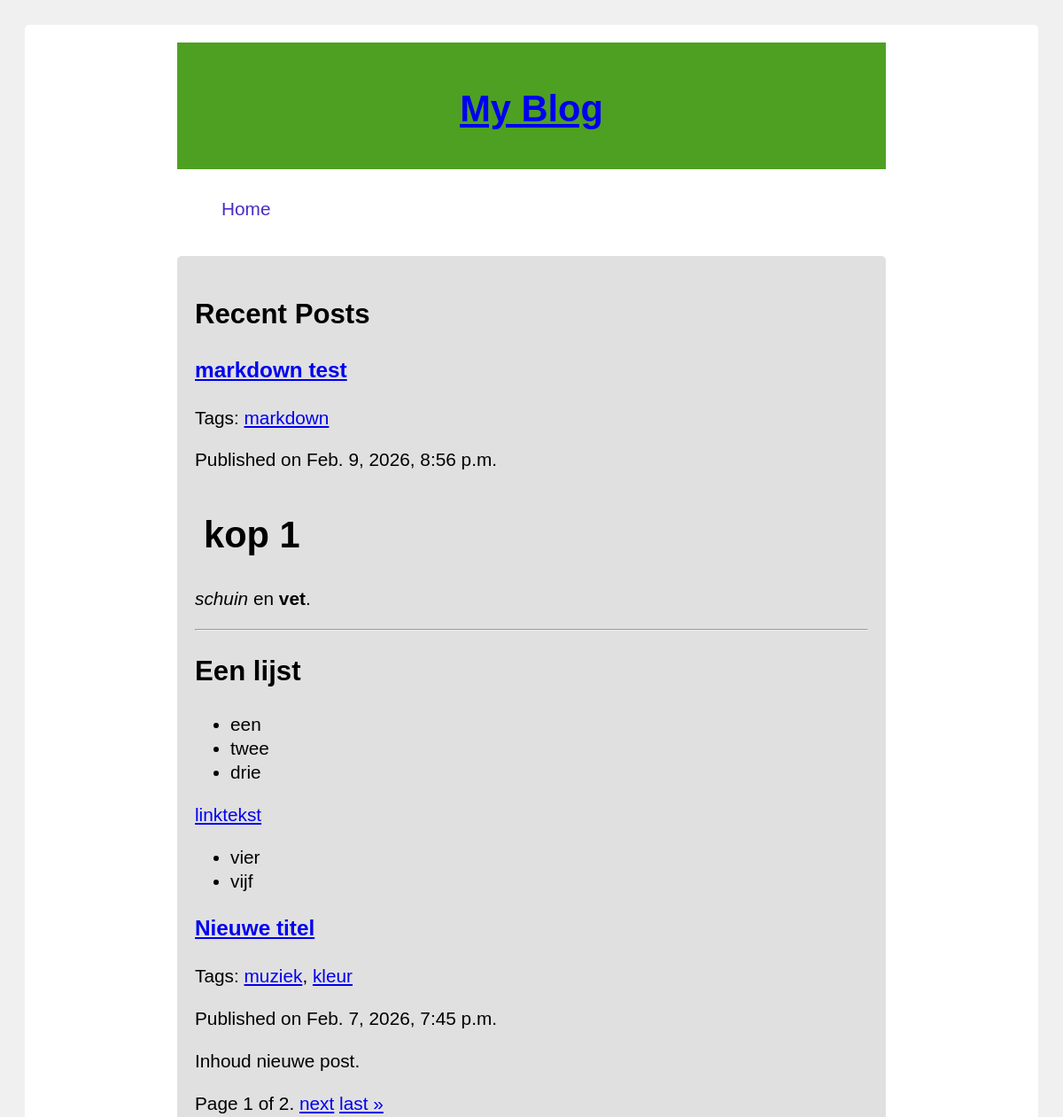
The page /blog/ (upper part) on the database as committed earlier.
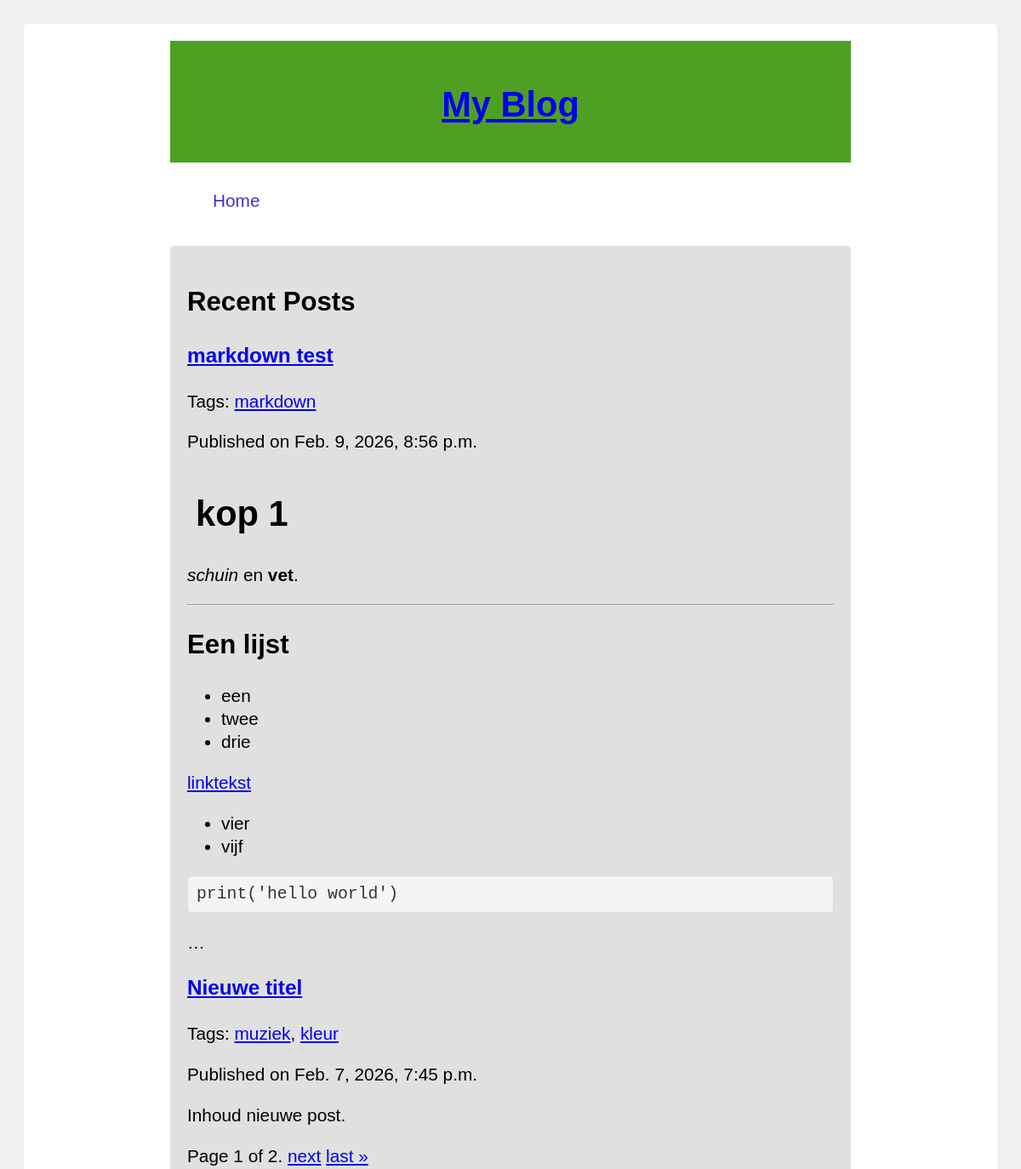
The same page on the database as committed later.
### blog/models.py (models this page shows, shortened)
class Post(models.Model):
    STATUS_CHOICES = [
        ('draft', 'Draft'),
        ('published', 'Published'),
    ]
    author = models.ForeignKey(User, on_delete=models.CASCADE, related_name='blog_posts')
    status = models.CharField(max_length=10, choices=STATUS_CHOICES, default='draft')
    title = models.CharField(max_length=250)
    body = models.TextField()
    created = models.DateTimeField(auto_now_add=True)
    slug = models.SlugField(max_length=250, unique_for_date='publish')
    publish = models.DateTimeField(default=timezone.now)
    updated = models.DateTimeField(auto_now=True)
    objects = models.Manager()  # The default manager.
    published = PublishedManager()  # Our custom manager.
    tags = TaggableManager()
    class Meta:
        ordering = ('-publish',)
    def get_absolute_url(self):
        return reverse('blog:post_detail', args=[self.publish.year, self.publish.month, self.publish.day, self.slug])

### blog/views.py (the view)
# urls.py: path('', views.PostListView.as_view(), name='post_list'),
class PostListView(ListView):
    queryset = Post.published.all()
    context_object_name = 'posts'
    paginate_by = 2
    template_name = 'blog/post/list.html'

### blog/models.py (called while the page is built)
    def get_queryset(self):
        return super(PublishedManager, self).get_queryset().filter(status='published')

### blog/templatetags/blog_tags.py (called while the page is built)
@register.simple_tag
def total_posts():
    return Post.published.count()

@register.inclusion_tag('blog/post/latest_posts.html')
def show_latest_posts(count=5):
    latest_posts = Post.published.order_by('-publish')[:count]
    return {'latest_posts': latest_posts}

@register.simple_tag
def get_most_commented_posts(count=5):
    most_commented_posts = Post.published.annotate(total_comments=Count('comments')).order_by('-total_comments')[:count]
    return most_commented_posts

@register.filter(name='markdown')
def markdown_format(text):
    return mark_safe(markdown.markdown(text))

### blog/templates/blog/post/list.html (shortened to what this page needs)
{% extends 'blog/base.html' %}
{% load blog_tags %}
{% block content %}
    <h2>Recent Posts</h2>
    {% for post in posts %}
        <article class="post">
            <h3><a href="{{ post.get_absolute_url }}">{{ post.title }}</a></h3>
            <p class="tags">
                Tags:
                {% for tag in post.tags.all %}
                    <a href="{% url 'blog:post_list_by_tag' tag.slug %}">{{ tag.name }}</a>{% if not forloop.last %}, {% endif %}
                {% empty %}
                    No tags.
                {% endfor %}
            </p>
            <p class="meta">Published on {{ post.publish }}</p>
            <p>{{ post.body|markdown|truncatewords_html:30 }}</p>
        </article>
    {% empty %}
        <p>No posts available.</p>
    {% endfor %}
    {% if page_obj %}
        {% include 'pagination.html' with page=page_obj %}
    {% else %}
        {% include 'pagination.html' with page=posts %}
    {% endif %}
{% endblock %}

Rows that differ between the two databases and show on the page:
changed Post "markdown test": body "kop 1 schuin en vet . Een lijst een twee drie linktekst vier vijf" → "kop 1 schuin en vet . Een lijst een twee drie linktekst vier vijf print('hello world') …"
